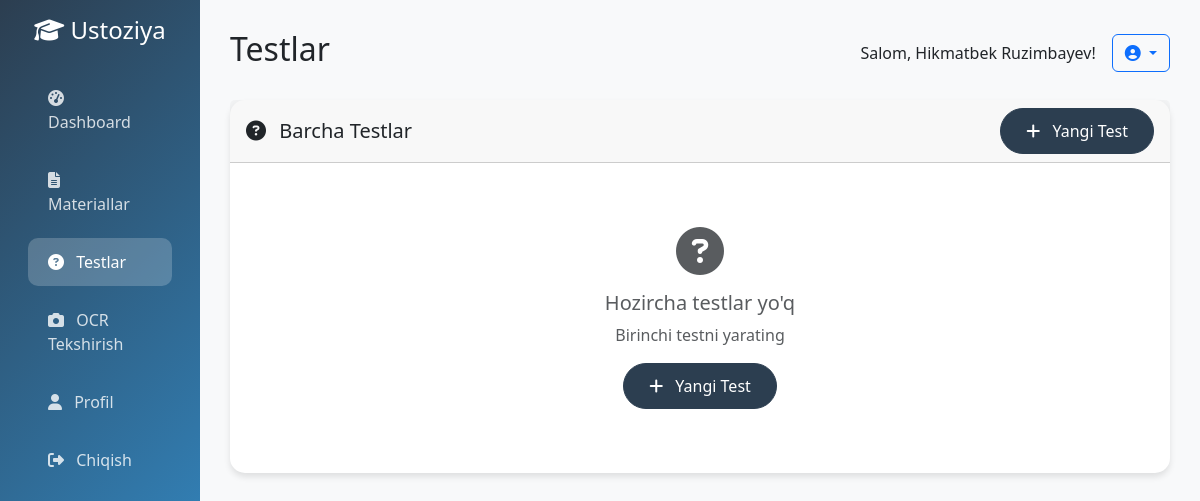
The page /tests/ (signed in) on the database as committed earlier.
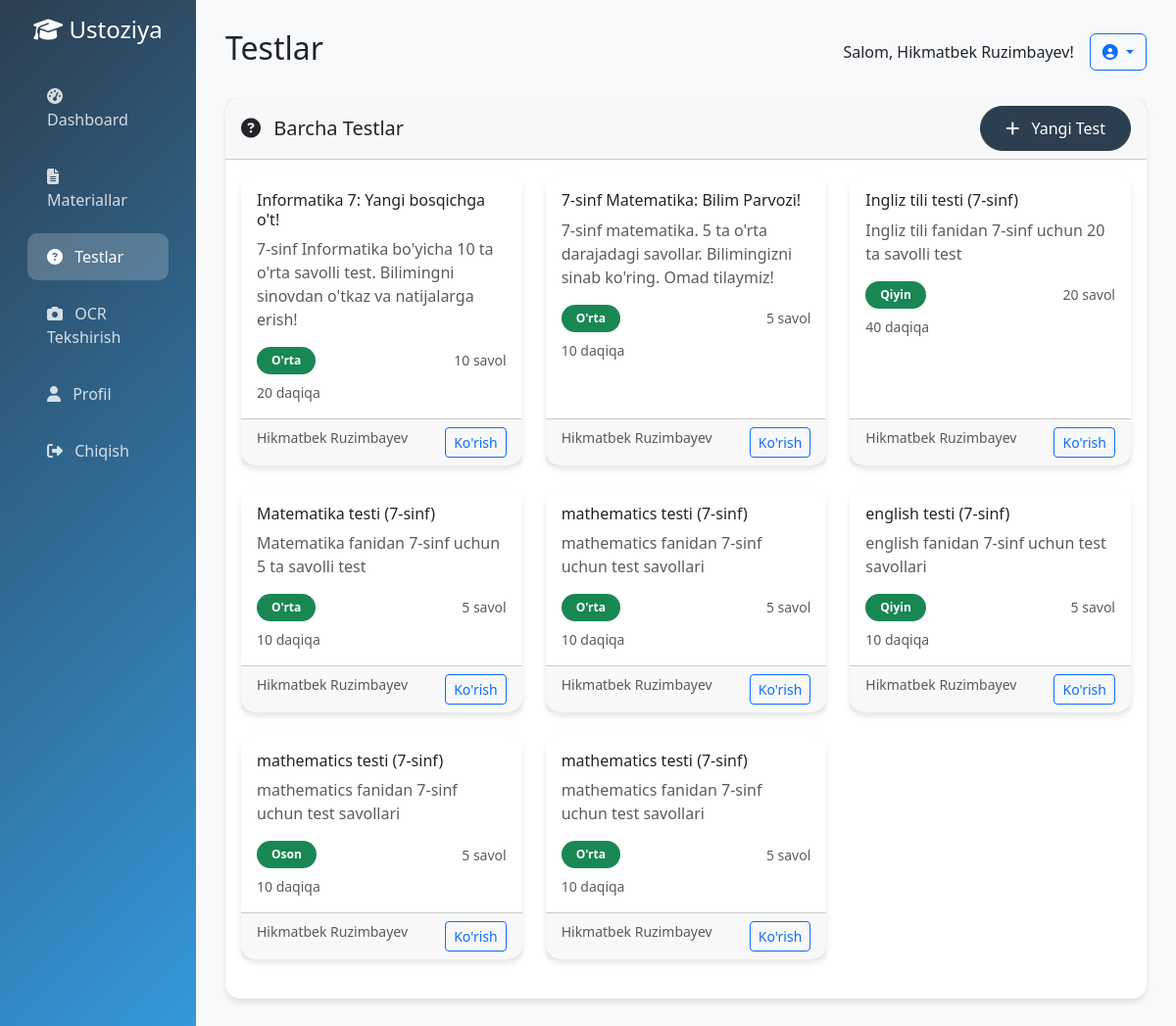
The same page on the database as committed later.
### tests/models.py (models this page shows, shortened)
class Test(models.Model):
    DIFFICULTY_CHOICES = [
        ('easy', 'Oson'),
        ('medium', 'O\'rta'),
        ('hard', 'Qiyin'),
    ]
    title = models.CharField(max_length=200, verbose_name='Test sarlavhasi')
    description = models.TextField(verbose_name='Test tavsifi')
    category = models.ForeignKey(
        TestCategory,
        on_delete=models.CASCADE,
        related_name='tests',
        verbose_name='Kategoriya'
    )
    author = models.ForeignKey(
        User,
        on_delete=models.CASCADE,
        related_name='tests',
        verbose_name='Muallif'
    )
    difficulty = models.CharField(
        max_length=10,
        choices=DIFFICULTY_CHOICES,
        default='medium',
        verbose_name='Qiyinlik darajasi'
    )
    grade_level = models.CharField(
        max_length=50,
        verbose_name='Sinf darajasi'
    )
    subject = models.CharField(
        max_length=50,
        verbose_name='Fan'
    )
    time_limit = models.PositiveIntegerField(
        default=60,
        verbose_name='Vaqt chegarasi (daqiqa)'
    )
    total_questions = models.PositiveIntegerField(
        default=0,
        verbose_name='Jami savollar soni'
    )
    total_points = models.PositiveIntegerField(
        default=0,
        verbose_name='Jami ball'
    )
    is_public = models.BooleanField(
        default=True,
        verbose_name='Umumiy foydalanish'
    )
    is_active = models.BooleanField(
        default=True,
        verbose_name='Faol'
    )
    created_at = models.DateTimeField(
        auto_now_add=True,
        verbose_name='Yaratilgan vaqt'
    )
    updated_at = models.DateTimeField(
        auto_now=True,
        verbose_name='Yangilangan vaqt'
    )
    class Meta:
        verbose_name = 'Test'
        verbose_name_plural = 'Testlar'
        ordering = ['-created_at']

### accounts/models.py (models this page shows, shortened)
class User(AbstractUser):
    ROLE_CHOICES = [
        ('teacher', 'O\'qituvchi'),
        ('admin', 'Administrator'),
    ]
    SUBJECT_CHOICES = [
        ('mathematics', 'Matematika'),
        ('physics', 'Fizika'),
        ('chemistry', 'Kimyo'),
        ('biology', 'Biologiya'),
        ('geography', 'Geografiya'),
        ('history', 'Tarix'),
        ('literature', 'Adabiyot'),
        ('language', 'Til va adabiyot'),
        ('english', 'Ingliz tili'),
        ('russian', 'Rus tili'),
        ('computer_science', 'Informatika'),
        ('art', 'San\'at'),
        ('physical_education', 'Jismoniy tarbiya'),
        ('other', 'Boshqa'),
    ]
    role = models.CharField(
        max_length=20,
        choices=ROLE_CHOICES,
        default='teacher',
        verbose_name='Rol'
    )
    subject = models.CharField(
        max_length=50,
        choices=SUBJECT_CHOICES,
        verbose_name='Fan'
    )
    school = models.CharField(
        max_length=200,
        verbose_name='Maktab'
    )
    phone = models.CharField(
        max_length=20,
        blank=True,
        null=True,
        verbose_name='Telefon raqami'
    )
    avatar = models.ImageField(
        upload_to='avatars/',
        blank=True,
        null=True,
        verbose_name='Avatar'
    )
    bio = models.TextField(
        blank=True,
        null=True,
        verbose_name='Biografiya'
    )
    is_verified = models.BooleanField(
        default=False,
        verbose_name='Tasdiqlangan'
    )
    created_at = models.DateTimeField(
        auto_now_add=True,
        verbose_name='Yaratilgan vaqt'
    )
    updated_at = models.DateTimeField(
        auto_now=True,
        verbose_name='Yangilangan vaqt'
    )
    class Meta:
        verbose_name = 'Foydalanuvchi'
        verbose_name_plural = 'Foydalanuvchilar'
        ordering = ['-created_at']
    def get_full_name(self):
        if self.first_name and self.last_name:
            return f"{self.first_name} {self.last_name}"
        return self.username

### ustoziya_platform/views.py (the view)
# urls.py: path('tests/', views.tests_list, name='tests_list'),
@login_required
def tests_list(request):
    tests = Test.objects.filter(is_public=True, is_active=True).order_by('-created_at')
    category = request.GET.get('category')
    subject = request.GET.get('subject')
    difficulty = request.GET.get('difficulty')
    search = request.GET.get('search')
    if category:
        tests = tests.filter(category_id=category)
    if subject:
        tests = tests.filter(subject=subject)
    if difficulty:
        tests = tests.filter(difficulty=difficulty)
    if search:
        tests = tests.filter(title__icontains=search)
    context = {
        'tests': tests,
    }
    return render(request, 'tests/list.html', context)

### templates/tests/list.html (shortened to what this page needs)
{% extends 'base.html' %}
{% block page_title %}Testlar{% endblock %}
{% block content %}
<div class="row">
    <div class="col-12">
        <div class="card">
            <div class="card-header d-flex justify-content-between align-items-center">
                <h5 class="card-title mb-0">
                    <i class="fas fa-question-circle me-2"></i>
                    Barcha Testlar
                </h5>
                <a href="{% url 'test_create' %}" class="btn btn-primary">
                    <i class="fas fa-plus me-2"></i>
                    Yangi Test
                </a>
            </div>
            <div class="card-body">
                {% if tests %}
                    <div class="row">
                        {% for test in tests %}
                        <div class="col-md-6 col-lg-4 mb-4">
                            <div class="card h-100">
                                <div class="card-body">
                                    <h6 class="card-title">{{ test.title }}</h6>
                                    <p class="card-text text-muted">{{ test.description|truncatewords:20 }}</p>
                                    <div class="d-flex justify-content-between align-items-center mb-2">
                                        <span class="badge bg-success">{{ test.get_difficulty_display }}</span>
                                        <small class="text-muted">{{ test.total_questions }} savol</small>
                                    </div>
                                    <div class="d-flex justify-content-between align-items-center">
                                        <small class="text-muted">{{ test.time_limit }} daqiqa</small>
                                    </div>
                                </div>
                                <div class="card-footer">
                                    <div class="d-flex justify-content-between">
                                        <small class="text-muted">{{ test.author.get_full_name }}</small>
                                        <a href="#" class="btn btn-sm btn-outline-primary">Ko'rish</a>
                                    </div>
                                </div>
                            </div>
                        </div>
                        {% endfor %}
                    </div>
                {% else %}
                    <div class="text-center py-5">
                        <i class="fas fa-question-circle fa-3x text-muted mb-3"></i>
                        <h5 class="text-muted">Hozircha testlar yo'q</h5>
                        <p class="text-muted">Birinchi testni yarating</p>
                        <a href="{% url 'test_create' %}" class="btn btn-primary">
                            <i class="fas fa-plus me-2"></i>
                            Yangi Test
                        </a>
                    </div>
                {% endif %}
            </div>
        </div>
    </div>
</div>
{% endblock %}

Rows that differ between the two databases and show on the page:
added Test: title "Informatika 7: Yangi bosqichga o't!", description "7-sinf Informatika bo'yicha 10 ta o'rta savolli test. Bilimingni sinovdan o'tkaz va natijalarga erish!", difficulty "O'rta", total_questions "10", time_limit "20", author.get_full_name "Hikmatbek Ruzimbayev"
added Test: title "7-sinf Matematika: Bilim Parvozi!", description "7-sinf matematika. 5 ta o'rta darajadagi savollar. Bilimingizni sinab ko'ring. Omad tilaymiz!", difficulty "O'rta", total_questions "5", time_limit "10", author.get_full_name "Hikmatbek Ruzimbayev"
added Test: title "Ingliz tili testi (7-sinf)", description "Ingliz tili fanidan 7-sinf uchun 20 ta savolli test", difficulty "Qiyin", total_questions "20", time_limit "40", author.get_full_name "Hikmatbek Ruzimbayev"
added Test: title "Matematika testi (7-sinf)", description "Matematika fanidan 7-sinf uchun 5 ta savolli test", difficulty "O'rta", total_questions "5", time_limit "10", author.get_full_name "Hikmatbek Ruzimbayev"
added Test: title "mathematics testi (7-sinf)", description "mathematics fanidan 7-sinf uchun test savollari", difficulty "O'rta", total_questions "5", time_limit "10", author.get_full_name "Hikmatbek Ruzimbayev"
added Test: title "english testi (7-sinf)", description "english fanidan 7-sinf uchun test savollari", difficulty "Qiyin", total_questions "5", time_limit "10", author.get_full_name "Hikmatbek Ruzimbayev"
added Test: title "mathematics testi (7-sinf)", description "mathematics fanidan 7-sinf uchun test savollari", difficulty "Oson", total_questions "5", time_limit "10", author.get_full_name "Hikmatbek Ruzimbayev"
added Test: title "mathematics testi (7-sinf)", description "mathematics fanidan 7-sinf uchun test savollari", difficulty "O'rta", total_questions "5", time_limit "10", author.get_full_name "Hikmatbek Ruzimbayev"
Other text that changed with them:
text no longer shown: "Hozircha testlar yo'q Birinchi testni yarating Yangi Test"
